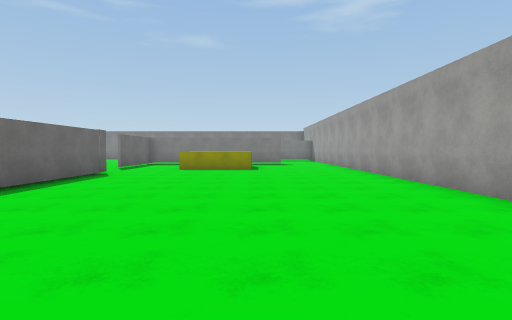
[1] (above)

23 first-person views from a walk through a Unity game level. The camera is 1.5 m above the floor, tilts 2° down and sees 80° across. The floor is counted in squares, 2 m on a side. Each view is taken from the middle of a square. On the plan, view 1 faces up. The plan holds only what a view shows up to about 10 squares ahead; the rest is blank. The player character is not drawn. Some animated figures are left out. Some surface patterns are stand-ins.

[2]
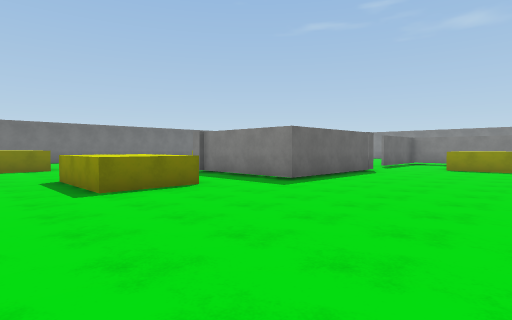

[3]
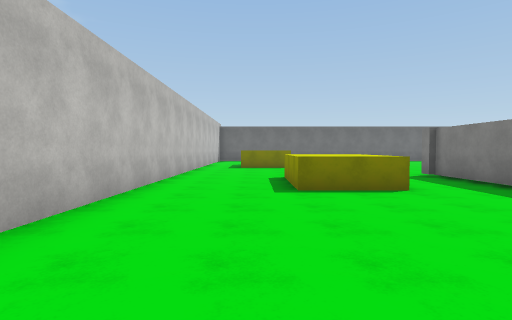

[4]
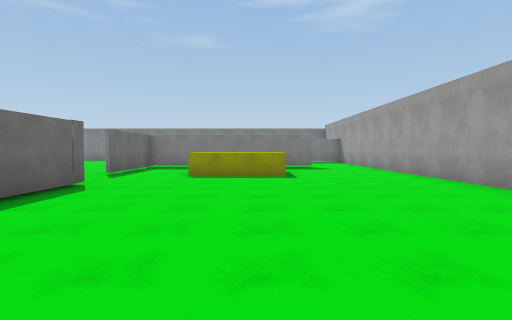

[5]
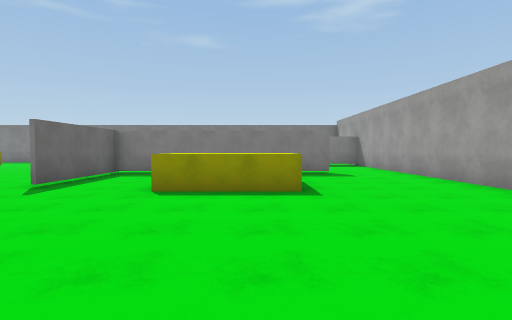

[6]
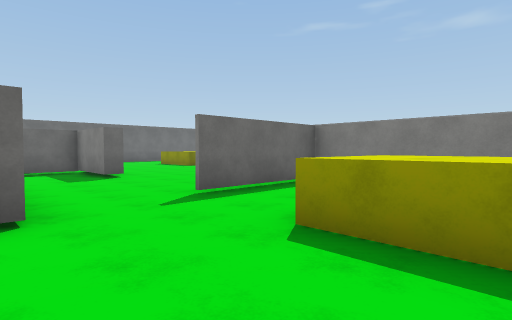

[7]
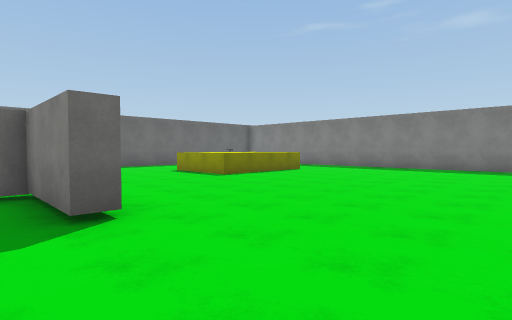

[8]
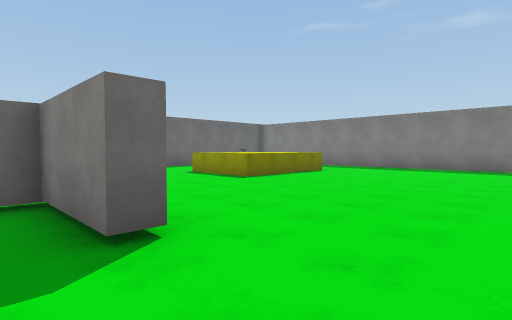

[9]
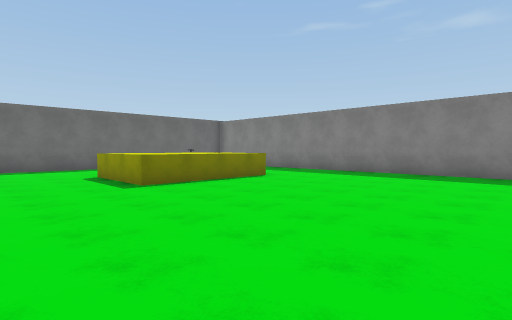

[10]
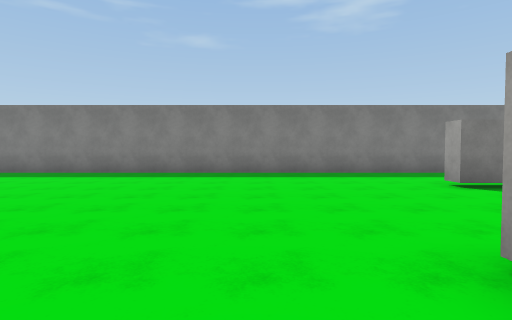

[11]
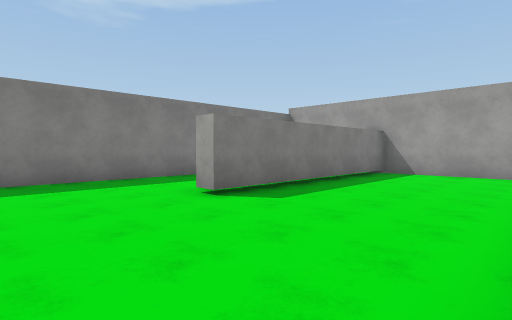

[12]
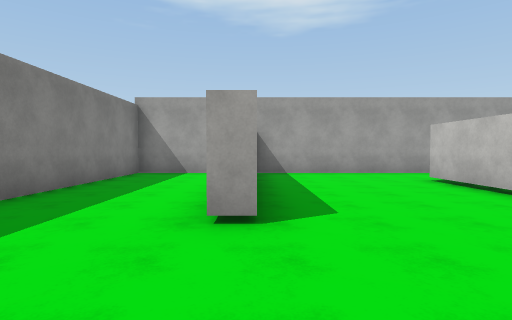

[13]
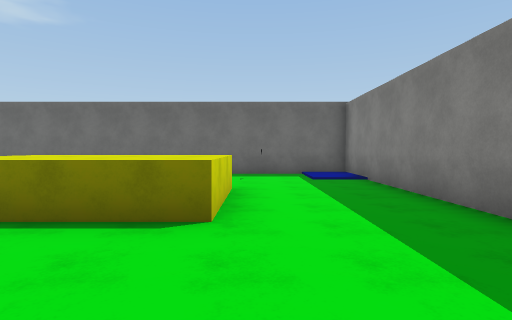

[14]
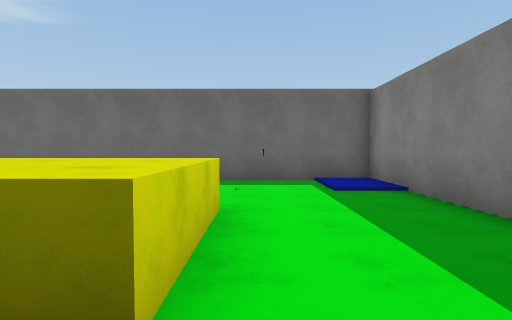

[15]
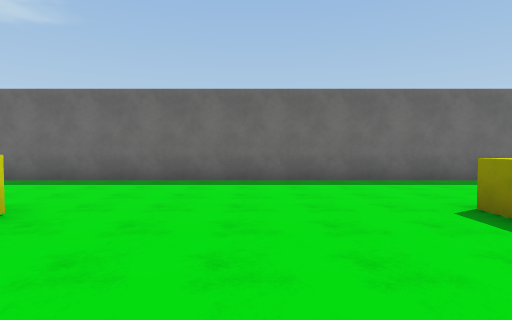

[16]
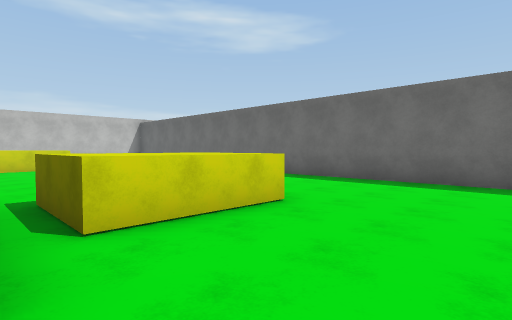

[17]
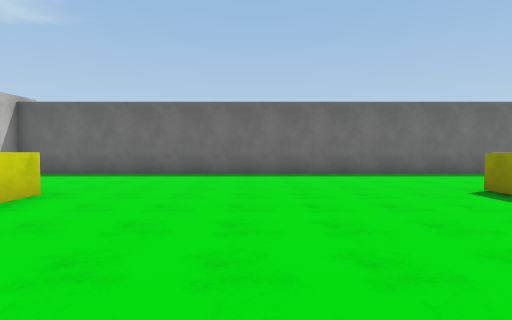

[18]
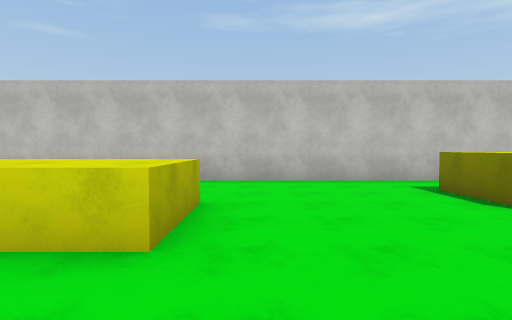

[19]
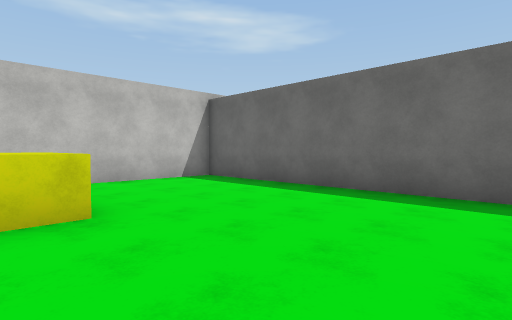

[20]
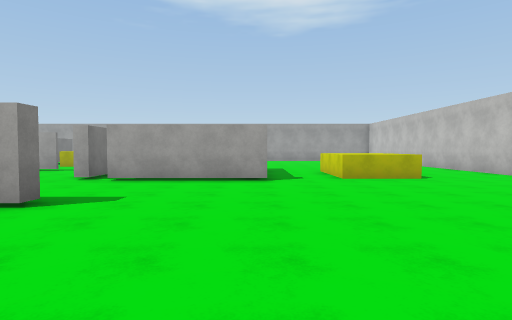

[21]
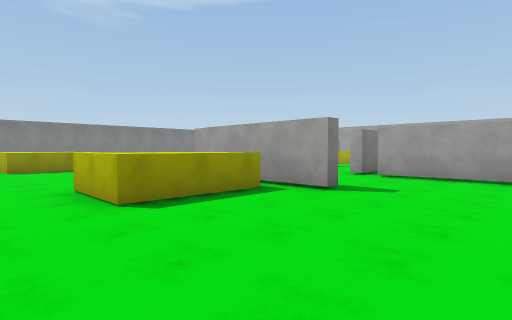

[22]
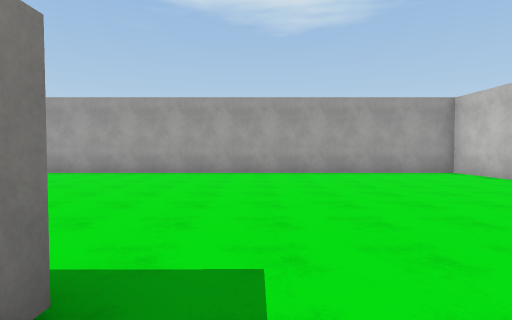

[23]
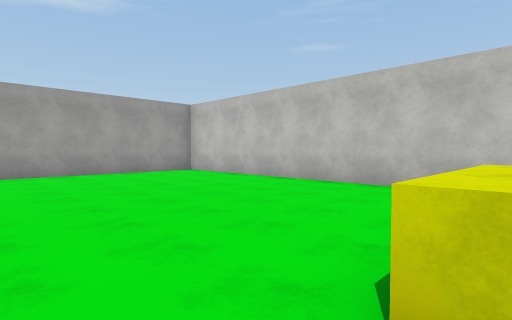

### Floor plan
Key: @ floor where view 1 was taken; # wall or solid block; . main floor; : floor 0.25 m higher than the main floor; ^ raised ledge.
Columns run from 20 left of view 1 to 4 right of it. Each row starts with its distance up from view 1.
 24 #########################
 23 #::.....................#
 22 #.......................#
 21 #. .................... #
 20 #....^^...........#######
 19 #.  .^^.................#
 18 #....^^.................#
 17 #....^^.................#
 16 #.......................#
 15 #..............#######..#
 14 #..............#.   ....#
 13 #..............#..^^....#
 12 #.......###....#..^^....#
 11 #....^^^#...............#
 10 #....^^^#...............#
  9 #....^^^#...####........#
  8 #...........#  #........#
  7 #...........#  #........#
  6 #...........#  #........#
  5 #...........####........#
  4 #.......................#
  3 #.......................#
  2 #...........^^^.........#
  1 #....^^^....^^^.........#
  0 #....^ ^............@...#
 -1 #....  .................#
 -2 #....  .................#
 -3 #########################

Positions as (right, up) in squares from view 1, and headings:
1: (0, 0), facing up
2: (0, -1), facing up-left
3: (0, 0), facing left
4: (-1, 3), facing up
5: (-1, 6), facing up
6: (-1, 9), facing up-left
7: (-6, 11), facing up-left
8: (-7, 11), facing up-left
9: (-7, 14), facing up-left
10: (-7, 14), facing up
11: (-6, 16), facing up-right
12: (-6, 20), facing right
13: (-10, 21), facing left
14: (-12, 21), facing left
15: (-12, 14), facing left
16: (-12, 14), facing down-left
17: (-10, 5), facing left
18: (-9, 5), facing down
19: (-14, 5), facing down-left
20: (-16, 5), facing right
21: (-17, 5), facing up-right
22: (-6, 4), facing right
23: (-6, 4), facing down-right
